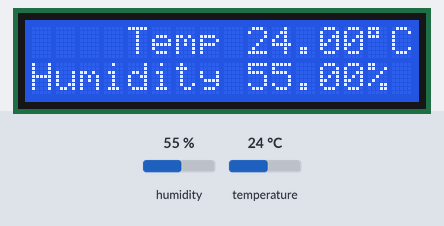
This sketch was run on a simulated Arduino Uno, built with avr-gcc and run on an emulated ATmega328P. Shown: 16×2 character LCD. Inputs (shaded band) come from the test bench; at power-on: humidity 55 %, temperature 24 °C.

Above: at 1.2 s.
1.3 s: humidity set to 22 %
At 3.0 s:
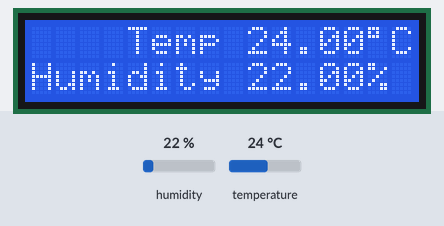
4.0 s: temperature set to 12 °C
At 4.7 s:
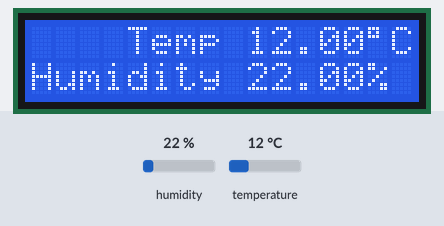
6.7 s: humidity set to 40 %
At 9.3 s:
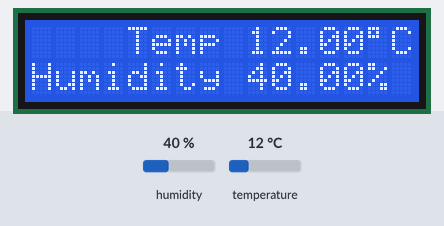
9.7 s: temperature set to 19 °C
At 11.1 s:
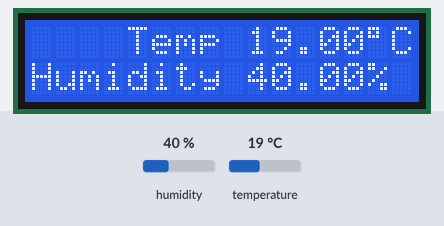
Timing chart, 0 to 12.7 s (numbered marks = the images above; inputs shaded):
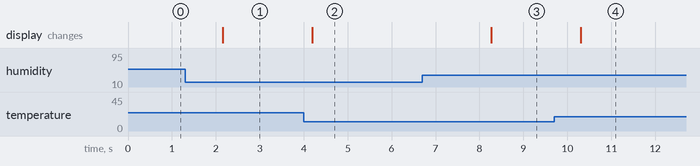

Measured:
- after the input at 1.3 s, the display: changes after 0.85 s (image 1)
- after the input at 4.0 s, the display: changes after 0.19 s (image 2)
- after the input at 6.7 s, the display: changes after 1.6 s (image 3)
- after the input at 9.7 s, the display: changes after 0.60 s (image 4)

The sketch:

diy8_6.ino
```cpp
// 製作數位溫濕度顯示器
// 詳細的程式說明，請參閱第8章，8-32頁。

#include <Wire.h>
#include <LiquidCrystal_I2C.h>  // 序列式LCD介面程式庫
#include <DHT.h>         // DHT11感測器程式庫

DHT dht(2, DHT11);      // 宣告DHT程式物件

LiquidCrystal_I2C lcd(0x27, 16, 2);// 宣告LCD程式物件

void setup() {
   dht.begin();       // 開始感測溫濕度
lcd.init();        // 初始化LCD
lcd.backlight();
lcd.setCursor(4, 0);
lcd.print("Temp");
lcd.setCursor(0, 1);
lcd.print("Humidity");
}

void loop() {
  float h = dht.readHumidity();
  float t = dht.readTemperature();

  if (isnan(h) || isnan(t)) {
lcd.setCursor(0, 0);
    lcd.print("Failed to read");
    lcd.setCursor(0, 1);
    lcd.print("from DHT sensor!");
    return;
  }
  lcd.setCursor(9, 0);      // 顯示溫度
  lcd.print(t, 2);          // 2代表顯示小數點後兩位
  lcd.print((char) 0xDF);
  lcd.print("C");

  lcd.setCursor(9, 1);      // 顯示濕度
  lcd.print(h, 2);
  lcd.print("%");

  delay(2000);
}
```
